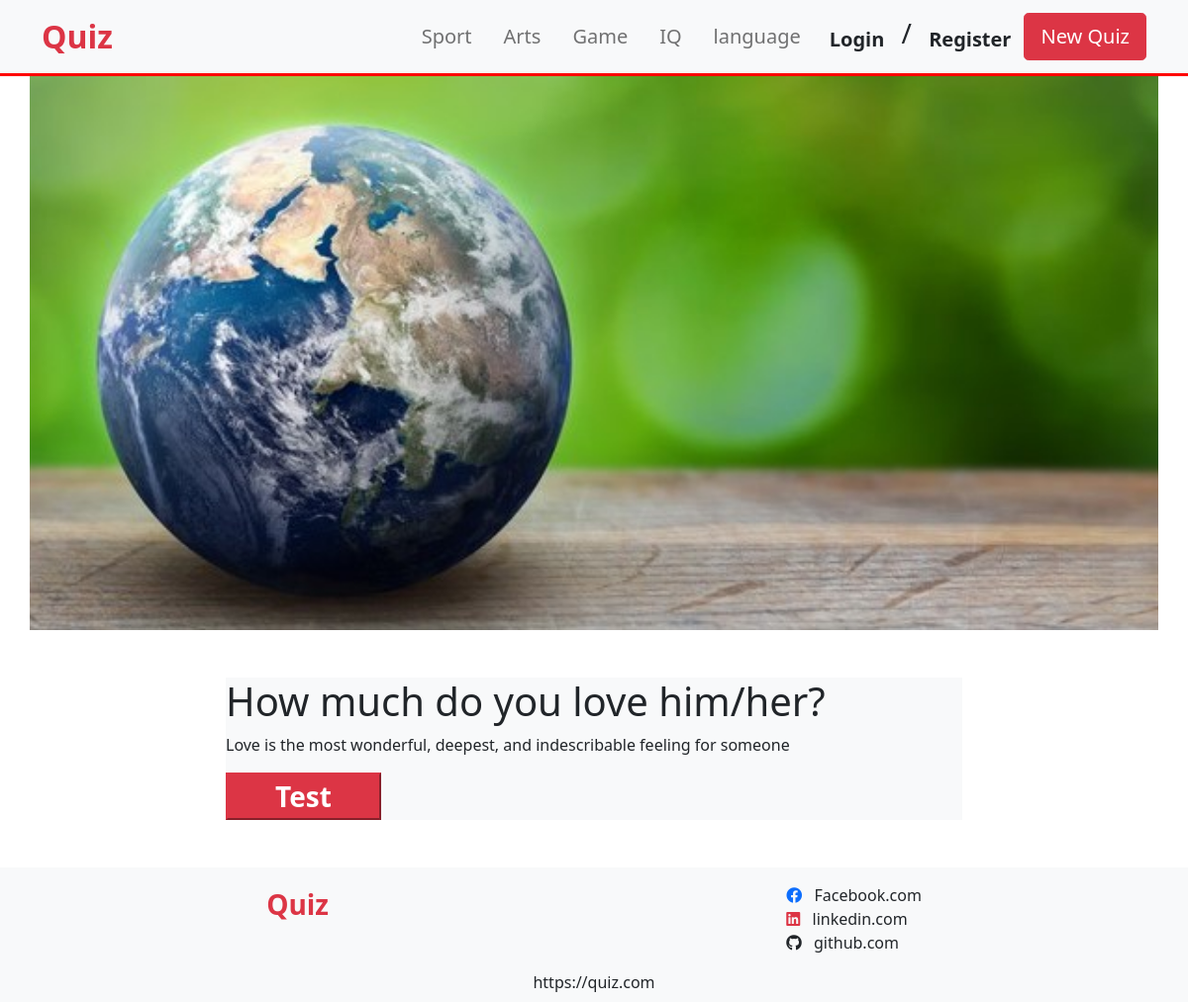
The app's page /quiz/1/ with its own data.
### quiz/models.py (models this page shows, shortened)
class Quiz(models.Model):
    title = models.CharField(max_length=100)
    describe = models.CharField(max_length=200)
    create_date = models.DateField(default=timezone.now)
    owner = models.ForeignKey(User, on_delete=CASCADE, default=1)

### quiz/views.py (the view)
# urls.py: path('<int:pk>/', views.QuizView.as_view(), name="detail"),
class QuizView(DetailView):
    model = Quiz
    template_name = 'quiz/quiz.html'

### quiz/templates/quiz/quiz.html (shortened to what this page needs)
{% extends "home/base.html" %}
{% block content %}
<div class="container">
    <div class="col-12 col-lg-8 mx-auto bg-light my-5">
        <h1>{{quiz.title}}</h1>
        <p>{{quiz.describe}}</p>
        <button class="btn-danger px-5 fs-3 fw-bold" id="test-btn">Test</button>
    </div>
</div>
{% endblock %}

### records on screen
Quiz: title "How much do you love him/her?", describe "Love is the most wonderful, deepest, and indescribable feeling for someone"
